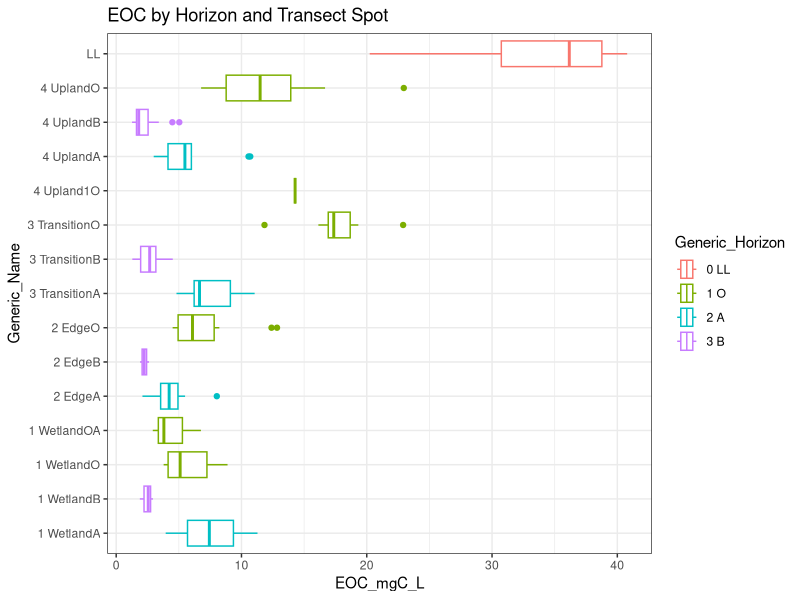
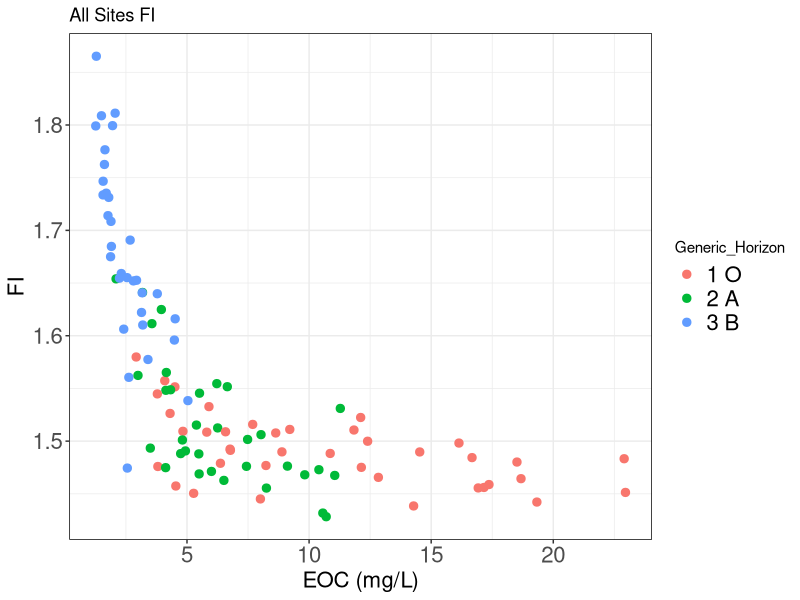

Write the R code that produced these figures, in order. (Note: this script raises an error after producing the figures.)
#~~~~~~~~~~~~~~~~~~~~~~~~~~~~~~~~~~~~~~~~~~~~~~~~~~~~~~~~~~~~~~~~~~~~~~~~~~~~~~~
#Title: ESOM Data
#Coder: Katie Wardinski (wardinskik@vt.edu)
#Date: 4/1/2021
#Purpose: Explore ESOM results by horizon and transect location
#~~~~~~~~~~~~~~~~~~~~~~~~~~~~~~~~~~~~~~~~~~~~~~~~~~~~~~~~~~~~~~~~~~~~~~~~~~~~~~~

#~~~~~~~~~~~~~~~~~~~~~~~~~~~~~~~~~~~~~~~~~~~~~~~~~~~~~~~~~~~~~~~~~~~~~~~~~~~~~~~
#1.0 Setup Worskspace-----------------------------------------------------------
#~~~~~~~~~~~~~~~~~~~~~~~~~~~~~~~~~~~~~~~~~~~~~~~~~~~~~~~~~~~~~~~~~~~~~~~~~~~~~~~
#clear environment
remove(list=ls())

#load relevant packages
library(lubridate)
library(tidyverse)
library(ggplot2)

#Read data
df<-read_csv("data/R_Extraction_Results_All.csv")

#Separate months
JanMar <- df %>% filter(Month %in% c('2020-01','2020-03'))
Sept <- df %>% filter(Month == '2020-09')
Nov <- df %>% filter(Month == "2020-11")

#Separate wetland sites
QB <- df %>% filter(Wetland_ID == "QB")
TB <- df %>% filter(Wetland_ID == "TB")
DB <- df %>% filter(Wetland_ID == "DB")
ND <- df %>% filter(Wetland_ID == "ND")

#Filter out Channel and Forested Flat
Wetlands <- df %>% filter(Wetland_ID %in% c("QB","TB","DB","ND"))
#Filter out Leaf Litter
WetlandsNoLL <- Wetlands %>% filter(Point != "LL")

#~~~~~~~~~~~~~~~~~~~~~~~~~~~~~~~~~~~~~~~~~~~~~~~~~~~~~~~~~~~~~~~~~~~~~~~~~~~~~~~
#2.0 Plots-----------------------------------------------------------------
#~~~~~~~~~~~~~~~~~~~~~~~~~~~~~~~~~~~~~~~~~~~~~~~~~~~~~~~~~~~~~~~~~~~~~~~~~~~~~~~

#EOC Boxplot along Transect Points
ggplot(Wetlands,aes(EOC_mgC_L,Generic_Name,col=Generic_Horizon))+
  geom_boxplot()+
  theme_bw()+
  ggtitle("EOC by Horizon and Transect Spot")

#FI by Horizon - All wetland sites, No LL
ggplot(WetlandsNoLL, aes(EOC_mgC_L,FI,col=Generic_Horizon)) +
  geom_point(size=2.5) +
  #stat_ellipse()+
  xlab("EOC (mg/L)") +
  ylab("FI") + 
  ggtitle("All Sites FI")+ 
  theme_bw() +
  theme(legend.text = element_text(size=16),
        axis.text.y   = element_text(size=16),
        axis.text.x   = element_text(size=16),
        axis.title.y  = element_text(size=16),
        axis.title.x  = element_text(size=16),
        panel.border = element_rect(colour = "black", fill=NA, size=0.5))

#SUVA by Horizon - All wetalnd sites, No LL
ggplot(WetlandsNoLL, aes(EOC_mgC_L,SUVA254_L_mgm,col=Generic_Horizon)) +
  geom_point(size=2.5) +
  #stat_ellipse()+
  xlab("EOC (mg/L)") +
  ylab("SUVA254") + 
  ggtitle("All Sites SUVA254 vs EOC") + 
  theme_bw() +
  theme(legend.text = element_text(size=16),
        axis.text.y   = element_text(size=16),
        axis.text.x   = element_text(size=16),
        axis.title.y  = element_text(size=16),
        axis.title.x  = element_text(size=16),
        panel.border = element_rect(colour = "black", fill=NA, size=0.5))

#QB EOC over the 3 sampling campaigns
ggplot(data=QB,aes(x=Generic_Horizon,y=EOC_mgC_L)) + 
  geom_boxplot()+
  theme_bw()+
  ylab("EOC (mg/L)") +
  xlab("Soil Horizon")+
  ggtitle("QB EOC vs Month") + 
  facet_wrap(~Month)

#Cory and McKnight Component Loadings across all sites
boxplot(WetlandsNoLL$C1, 
        WetlandsNoLL$C2_Q2, 
        WetlandsNoLL$C3, 
        WetlandsNoLL$C4_HQ, 
        WetlandsNoLL$C5_SQ1, 
        WetlandsNoLL$C6,
        WetlandsNoLL$C7_SQ2, 
        WetlandsNoLL$C8_Trypto, 
        WetlandsNoLL$C9_SQ3, 
        WetlandsNoLL$C10,
        WetlandsNoLL$C11_Q1,
        WetlandsNoLL$C12_Q3,
        WetlandsNoLL$C13_Tyrosine,
        main="Percent Loading of Each Component",
        names=c("C1","C2","C3","C4","C5","C6","C7","C8","C9","C10","C11","C12","C13"),
        ylab="Loading (%)",
        xlab="Component")
